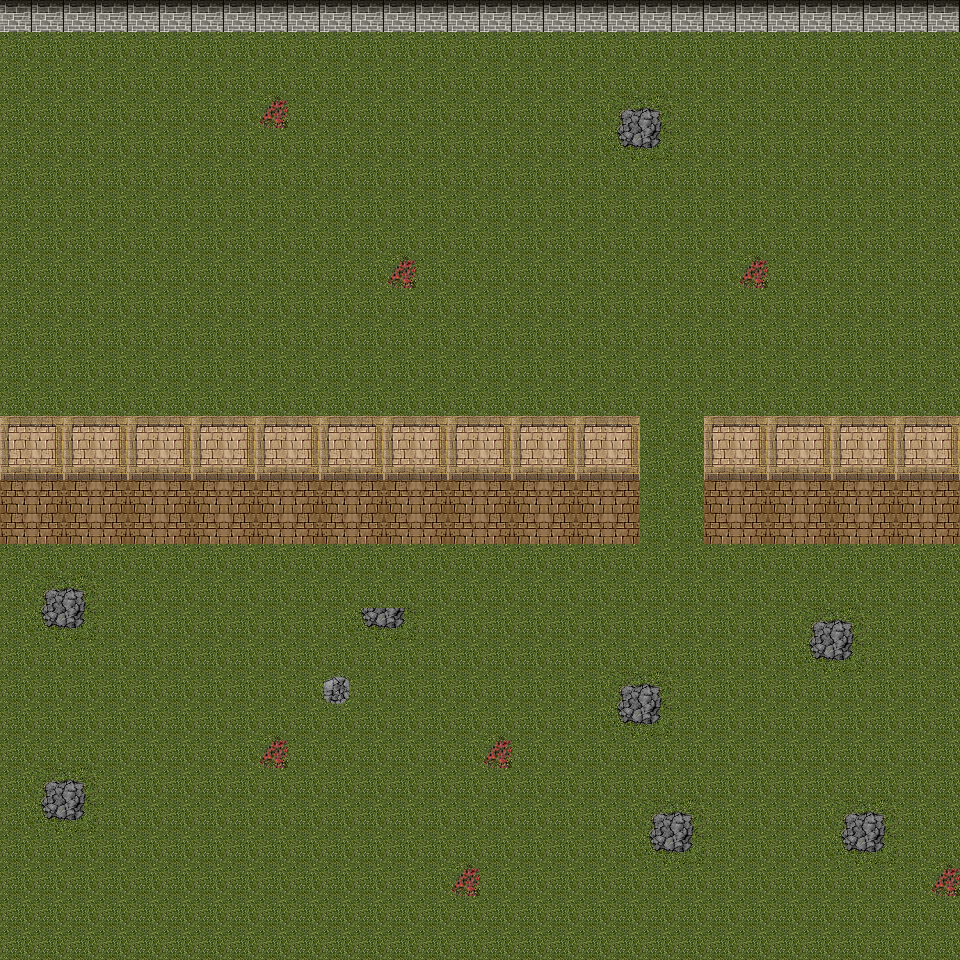

Tiled map render using the project's own tile images. Description and the whole map definition, tile-layer contents included, below:
An orthogonal 30x30 tile map with 32x32 px tiles, 2 tile layers (Слой тайлов 1, solid), 3 tilesets.

<map version="1.2" tiledversion="1.2.4" orientation="orthogonal" renderorder="right-down" width="30" height="30" tilewidth="32" tileheight="32" infinite="0" nextlayerid="3" nextobjectid="1">
 <tileset firstgid="1" source="3.tsx" />
 <tileset firstgid="193" source="8.tsx" />
 <tileset firstgid="433" source="7.tsx" />
 <layer id="1" name="Слой тайлов 1" width="30" height="30">
  <data encoding="csv">
33,33,33,33,33,33,33,33,33,33,33,33,33,33,33,33,33,33,33,33,33,33,33,33,33,33,33,33,33,33,
33,33,33,33,33,33,33,33,33,33,33,33,33,33,33,33,33,33,33,33,33,33,33,33,33,33,33,33,33,33,
33,33,33,33,33,33,33,33,33,33,33,33,33,33,33,33,33,33,33,33,33,33,33,33,33,33,33,33,33,33,
33,33,33,33,33,33,33,33,33,33,33,33,33,33,33,33,33,33,33,33,33,33,33,33,33,33,33,33,33,33,
33,33,33,33,33,33,33,33,33,33,33,33,33,33,33,33,33,33,33,33,33,33,33,33,33,33,33,33,33,33,
33,33,33,33,33,33,33,33,33,33,33,33,33,33,33,33,33,33,33,33,33,33,33,33,33,33,33,33,33,33,
33,33,33,33,33,33,33,33,33,33,33,33,33,33,33,33,33,33,33,33,33,33,33,33,33,33,33,33,33,33,
33,33,33,33,33,33,33,33,33,33,33,33,33,33,33,33,33,33,33,33,33,33,33,33,33,33,33,33,33,33,
33,33,33,33,33,33,33,33,33,33,33,33,33,33,33,33,33,33,33,33,33,33,33,33,33,33,33,33,33,33,
33,33,33,33,33,33,33,33,33,33,33,33,33,33,33,33,33,33,33,33,33,33,33,33,33,33,33,33,33,33,
33,33,33,33,33,33,33,33,33,33,33,33,33,33,33,33,33,33,33,33,33,33,33,33,33,33,33,33,33,33,
33,33,33,33,33,33,33,33,33,33,33,33,33,33,33,33,33,33,33,33,33,33,33,33,33,33,33,33,33,33,
33,33,33,33,33,33,33,33,33,33,33,33,33,33,33,33,33,33,33,33,33,33,33,33,33,33,33,33,33,33,
33,33,33,33,33,33,33,33,33,33,33,33,33,33,33,33,33,33,33,33,33,33,33,33,33,33,33,33,33,33,
33,33,33,33,33,33,33,33,33,33,33,33,33,33,33,33,33,33,33,33,33,33,33,33,33,33,33,33,33,33,
33,33,33,33,33,33,33,33,33,33,33,33,33,33,33,33,33,33,33,33,33,33,33,33,33,33,33,33,33,33,
33,33,33,33,33,33,33,33,33,33,33,33,33,33,33,33,33,33,33,33,33,33,33,33,33,33,33,33,33,33,
33,33,33,33,33,33,33,33,33,33,33,33,33,33,33,33,33,33,33,33,33,33,33,33,33,33,33,33,33,33,
33,33,33,33,33,33,33,33,33,33,33,33,33,33,33,33,33,33,33,33,33,33,33,33,33,33,33,33,33,33,
33,33,33,33,33,33,33,33,33,33,33,33,33,33,33,33,33,33,33,33,33,33,33,33,33,33,33,33,33,33,
33,33,33,33,33,33,33,33,33,33,33,33,33,33,33,33,33,33,33,33,33,33,33,33,33,33,33,33,33,33,
33,33,33,33,33,33,33,33,33,33,33,33,33,33,33,33,33,33,33,33,33,33,33,33,33,33,33,33,33,33,
33,33,33,33,33,33,33,33,33,33,33,33,33,33,33,33,33,33,33,33,33,33,33,33,33,33,33,33,33,33,
33,33,33,33,33,33,33,33,33,33,33,33,33,33,33,33,33,33,33,33,33,33,33,33,33,33,33,33,33,33,
33,33,33,33,33,33,33,33,33,33,33,33,33,33,33,33,33,33,33,33,33,33,33,33,33,33,33,33,33,33,
33,33,33,33,33,33,33,33,33,33,33,33,33,33,33,33,33,33,33,33,33,33,33,33,33,33,33,33,33,33,
33,33,33,33,33,33,33,33,33,33,33,33,33,33,33,33,33,33,33,33,33,33,33,33,33,33,33,33,33,33,
33,33,33,33,33,33,33,33,33,33,33,33,33,33,33,33,33,33,33,33,33,33,33,33,33,33,33,33,33,33,
33,33,33,33,33,33,33,33,33,33,33,33,33,33,33,33,33,33,33,33,33,33,33,33,33,33,33,33,33,33,
33,33,33,33,33,33,33,33,33,33,33,33,33,33,33,33,33,33,33,33,33,33,33,33,33,33,33,33,33,33
</data>
 </layer>
 <layer id="2" name="solid" width="30" height="30">
  <data encoding="csv">
530,530,530,530,530,530,530,530,530,530,530,530,530,530,530,530,530,530,530,530,530,530,530,530,530,530,530,530,530,530,
0,0,0,0,0,0,0,0,0,0,0,0,0,0,0,0,0,0,0,0,0,0,0,0,0,0,0,0,0,0,
0,0,0,0,0,0,0,0,0,0,0,0,0,0,0,0,0,0,0,0,0,0,0,0,0,0,0,0,0,0,
0,0,0,0,0,0,0,0,19,0,0,0,0,0,0,0,0,0,0,161,162,0,0,0,0,0,0,0,0,0,
0,0,0,0,0,0,0,0,0,0,0,0,0,0,0,0,0,0,0,177,178,0,0,0,0,0,0,0,0,0,
0,0,0,0,0,0,0,0,0,0,0,0,0,0,0,0,0,0,0,0,0,0,0,0,0,0,0,0,0,0,
0,0,0,0,0,0,0,0,0,0,0,0,0,0,0,0,0,0,0,0,0,0,0,0,0,0,0,0,0,0,
0,0,0,0,0,0,0,0,0,0,0,0,0,0,0,0,0,0,0,0,0,0,0,0,0,0,0,0,0,0,
0,0,0,0,0,0,0,0,0,0,0,0,19,0,0,0,0,0,0,0,0,0,0,19,0,0,0,0,0,0,
0,0,0,0,0,0,0,0,0,0,0,0,0,0,0,0,0,0,0,0,0,0,0,0,0,0,0,0,0,0,
0,0,0,0,0,0,0,0,0,0,0,0,0,0,0,0,0,0,0,0,0,0,0,0,0,0,0,0,0,0,
0,0,0,0,0,0,0,0,0,0,0,0,0,0,0,0,0,0,0,0,0,0,0,0,0,0,0,0,0,0,
0,0,0,0,0,0,0,0,0,0,0,0,0,0,0,0,0,0,0,0,0,0,0,0,0,0,0,0,0,0,
209,210,209,210,209,210,209,210,209,210,209,210,209,210,209,210,209,210,209,210,0,0,209,210,209,210,209,210,209,210,
225,226,225,226,225,226,225,226,225,226,225,226,225,226,225,226,225,226,225,226,0,0,225,226,225,226,225,226,225,226,
241,242,241,242,241,242,241,242,241,242,241,242,241,242,241,242,241,242,241,242,0,0,241,242,241,242,241,242,241,242,
257,258,257,258,257,258,257,258,257,258,257,258,257,258,257,258,257,258,257,258,0,0,257,258,257,258,257,258,257,258,
0,0,0,0,0,0,0,0,0,0,0,0,0,0,0,0,0,0,0,0,0,0,0,0,0,0,0,0,0,0,
0,161,162,0,0,0,0,0,0,0,0,0,0,0,0,0,0,0,0,0,0,0,0,0,0,0,0,0,0,0,
0,177,178,0,0,0,0,0,0,0,0,177,178,0,0,0,0,0,0,0,0,0,0,0,0,161,162,0,0,0,
0,0,0,0,0,0,0,0,0,0,0,0,0,0,0,0,0,0,0,0,0,0,0,0,0,177,178,0,0,0,
0,0,0,0,0,0,0,0,0,0,145,0,0,0,0,0,0,0,0,161,162,0,0,0,0,0,0,0,0,0,
0,0,0,0,0,0,0,0,0,0,0,0,0,0,0,0,0,0,0,177,178,0,0,0,0,0,0,0,0,0,
0,0,0,0,0,0,0,0,19,0,0,0,0,0,0,19,0,0,0,0,0,0,0,0,0,0,0,0,0,0,
0,161,162,0,0,0,0,0,0,0,0,0,0,0,0,0,0,0,0,0,0,0,0,0,0,0,0,0,0,0,
0,177,178,0,0,0,0,0,0,0,0,0,0,0,0,0,0,0,0,0,161,162,0,0,0,0,161,162,0,0,
0,0,0,0,0,0,0,0,0,0,0,0,0,0,0,0,0,0,0,0,177,178,0,0,0,0,177,178,0,0,
0,0,0,0,0,0,0,0,0,0,0,0,0,0,19,0,0,0,0,0,0,0,0,0,0,0,0,0,0,19,
0,0,0,0,0,0,0,0,0,0,0,0,0,0,0,0,0,0,0,0,0,0,0,0,0,0,0,0,0,0,
0,0,0,0,0,0,0,0,0,0,0,0,0,0,0,0,0,0,0,0,0,0,0,0,0,0,0,0,0,0
</data>
 </layer>
</map>
